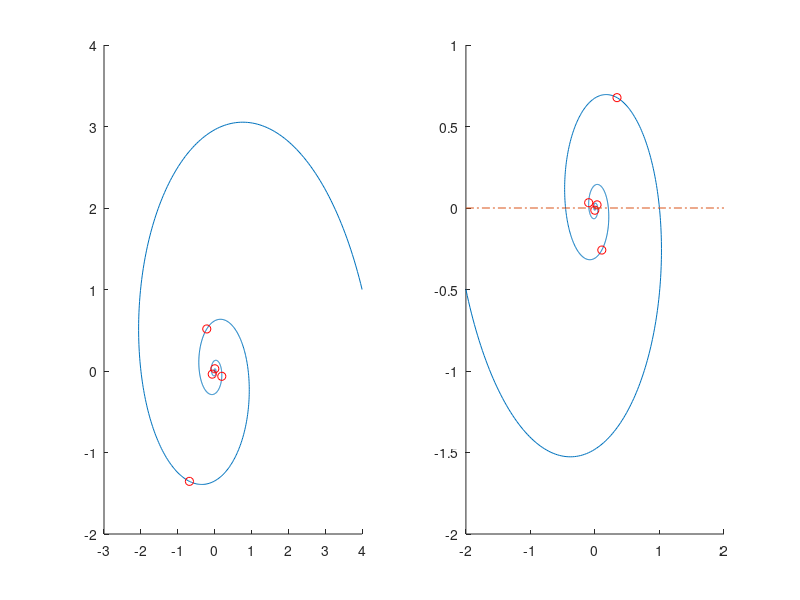

MATLAB code for this plot:
B = [[-1 4]; [-4 -1]];
% B = [[-1 0.5]; [-0.5 -1]];

t = linspace(0, 20, 4001);

pPrecise = zeros(2, size(t, 2));
xPrecise = zeros(2, size(t, 2));
p0 = [4; 1];
for i = 1:size(t, 2)
    pPrecise(:, i) = expm(B' * t(i)) * p0;
    xPrecise(:, i) = (B + B') \ pPrecise(:, i);
end

figure
s1 = subplot(1, 2, 1);
hold(s1, 'on');
plot(pPrecise(1, :), pPrecise(2, :));
plot(pPrecise(1, (1:5)*200+1), pPrecise(2, (1:5)*200+1), 'ro');
s2 = subplot(1, 2, 2);
hold(s2, 'on');
plot(xPrecise(1, :), xPrecise(2, :));
plot(xPrecise(1, (1:5)*200+1), xPrecise(2, (1:5)*200+1), 'ro');
line([-2,2],[0,0],'LineStyle','-.')